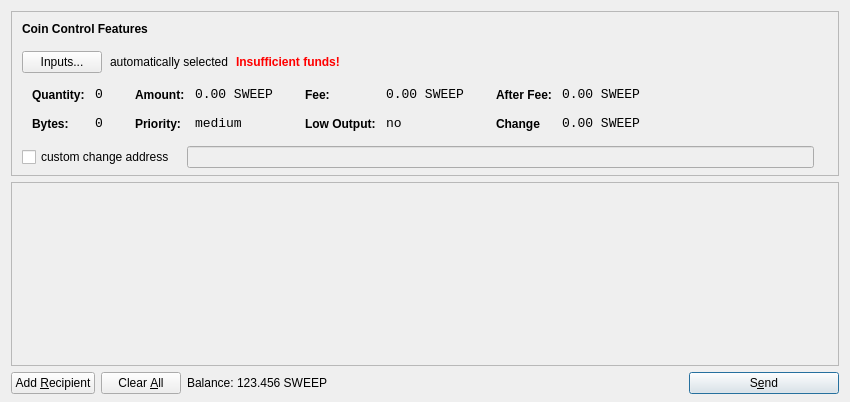
<?xml version="1.0" encoding="UTF-8"?>
<ui version="4.0">
 <class>SendCoinsDialog</class>
 <widget class="QDialog" name="SendCoinsDialog">
  <property name="geometry">
   <rect>
    <x>0</x>
    <y>0</y>
    <width>850</width>
    <height>402</height>
   </rect>
  </property>
  <property name="windowTitle">
   <string>Send Coins</string>
  </property>
  <layout class="QVBoxLayout" name="verticalLayout" stretch="0,1,0">
   <property name="bottomMargin">
    <number>8</number>
   </property>
   <item>
    <widget class="QFrame" name="frameCoinControl">
     <property name="sizePolicy">
      <sizepolicy hsizetype="Expanding" vsizetype="Expanding">
       <horstretch>0</horstretch>
       <verstretch>0</verstretch>
      </sizepolicy>
     </property>
     <property name="maximumSize">
      <size>
       <width>16777215</width>
       <height>16777215</height>
      </size>
     </property>
     <property name="frameShape">
      <enum>QFrame::StyledPanel</enum>
     </property>
     <property name="frameShadow">
      <enum>QFrame::Sunken</enum>
     </property>
     <layout class="QVBoxLayout" name="verticalLayoutCoinControl2">
      <property name="spacing">
       <number>6</number>
      </property>
      <property name="leftMargin">
       <number>0</number>
      </property>
      <property name="topMargin">
       <number>0</number>
      </property>
      <property name="rightMargin">
       <number>0</number>
      </property>
      <property name="bottomMargin">
       <number>6</number>
      </property>
      <item>
       <layout class="QVBoxLayout" name="verticalLayoutCoinControl" stretch="0,0,0,0,1">
        <property name="spacing">
         <number>0</number>
        </property>
        <property name="leftMargin">
         <number>10</number>
        </property>
        <property name="topMargin">
         <number>10</number>
        </property>
        <item>
         <layout class="QHBoxLayout" name="horizontalLayoutCoinControl1">
          <property name="bottomMargin">
           <number>15</number>
          </property>
          <item>
           <widget class="QLabel" name="labelCoinControlFeatures">
            <property name="sizePolicy">
             <sizepolicy hsizetype="Preferred" vsizetype="Maximum">
              <horstretch>0</horstretch>
              <verstretch>0</verstretch>
             </sizepolicy>
            </property>
            <property name="font">
             <font>
              <weight>75</weight>
              <bold>true</bold>
             </font>
            </property>
            <property name="styleSheet">
             <string notr="true">font-weight:bold;</string>
            </property>
            <property name="text">
             <string>Coin Control Features</string>
            </property>
           </widget>
          </item>
         </layout>
        </item>
        <item>
         <layout class="QHBoxLayout" name="horizontalLayoutCoinControl2" stretch="0,0,0,0">
          <property name="spacing">
           <number>8</number>
          </property>
          <property name="bottomMargin">
           <number>10</number>
          </property>
          <item>
           <widget class="QPushButton" name="pushButtonCoinControl">
            <property name="styleSheet">
             <string notr="true"/>
            </property>
            <property name="text">
             <string>Inputs...</string>
            </property>
           </widget>
          </item>
          <item>
           <widget class="QLabel" name="labelCoinControlAutomaticallySelected">
            <property name="styleSheet">
             <string notr="true">QLabel {
        background-color: transparent;
        color: #000000;
        font-weight: normal;
}
</string>
            </property>
            <property name="text">
             <string>automatically selected</string>
            </property>
            <property name="margin">
             <number>5</number>
            </property>
           </widget>
          </item>
          <item>
           <widget class="QLabel" name="labelCoinControlInsuffFunds">
            <property name="font">
             <font>
              <weight>75</weight>
              <bold>true</bold>
             </font>
            </property>
            <property name="styleSheet">
             <string notr="true">color:red;font-weight:bold;</string>
            </property>
            <property name="text">
             <string>Insufficient funds!</string>
            </property>
            <property name="margin">
             <number>5</number>
            </property>
           </widget>
          </item>
          <item>
           <spacer name="horizontalSpacerCoinControl">
            <property name="orientation">
             <enum>Qt::Horizontal</enum>
            </property>
            <property name="sizeHint" stdset="0">
             <size>
              <width>40</width>
              <height>1</height>
             </size>
            </property>
           </spacer>
          </item>
         </layout>
        </item>
        <item>
         <widget class="QWidget" name="widgetCoinControl" native="true">
          <property name="sizePolicy">
           <sizepolicy hsizetype="Preferred" vsizetype="Preferred">
            <horstretch>0</horstretch>
            <verstretch>0</verstretch>
           </sizepolicy>
          </property>
          <property name="minimumSize">
           <size>
            <width>0</width>
            <height>0</height>
           </size>
          </property>
          <property name="styleSheet">
           <string notr="true"/>
          </property>
          <layout class="QHBoxLayout" name="horizontalLayoutCoinControl5">
           <property name="leftMargin">
            <number>0</number>
           </property>
           <property name="topMargin">
            <number>0</number>
           </property>
           <property name="rightMargin">
            <number>0</number>
           </property>
           <property name="bottomMargin">
            <number>0</number>
           </property>
           <item>
            <layout class="QHBoxLayout" name="horizontalLayoutCoinControl3" stretch="0,0,0,1">
             <property name="spacing">
              <number>20</number>
             </property>
             <property name="topMargin">
              <number>0</number>
             </property>
             <property name="bottomMargin">
              <number>10</number>
             </property>
             <item>
              <layout class="QFormLayout" name="formLayoutCoinControl1">
               <property name="horizontalSpacing">
                <number>10</number>
               </property>
               <property name="verticalSpacing">
                <number>14</number>
               </property>
               <property name="leftMargin">
                <number>10</number>
               </property>
               <property name="topMargin">
                <number>4</number>
               </property>
               <property name="rightMargin">
                <number>6</number>
               </property>
               <item row="0" column="0">
                <widget class="QLabel" name="labelCoinControlQuantityText">
                 <property name="styleSheet">
                  <string notr="true">font-weight:bold;</string>
                 </property>
                 <property name="text">
                  <string>Quantity:</string>
                 </property>
                 <property name="margin">
                  <number>0</number>
                 </property>
                </widget>
               </item>
               <item row="0" column="1">
                <widget class="QLabel" name="labelCoinControlQuantity">
                 <property name="font">
                  <font>
                   <family>Monospace</family>
                   <pointsize>10</pointsize>
                  </font>
                 </property>
                 <property name="cursor">
                  <cursorShape>IBeamCursor</cursorShape>
                 </property>
                 <property name="contextMenuPolicy">
                  <enum>Qt::ActionsContextMenu</enum>
                 </property>
                 <property name="text">
                  <string>0</string>
                 </property>
                 <property name="margin">
                  <number>0</number>
                 </property>
                 <property name="textInteractionFlags">
                  <set>Qt::LinksAccessibleByMouse|Qt::TextSelectableByKeyboard|Qt::TextSelectableByMouse</set>
                 </property>
                </widget>
               </item>
               <item row="1" column="0">
                <widget class="QLabel" name="labelCoinControlBytesText">
                 <property name="styleSheet">
                  <string notr="true">font-weight:bold;</string>
                 </property>
                 <property name="text">
                  <string>Bytes:</string>
                 </property>
                </widget>
               </item>
               <item row="1" column="1">
                <widget class="QLabel" name="labelCoinControlBytes">
                 <property name="font">
                  <font>
                   <family>Monospace</family>
                   <pointsize>10</pointsize>
                  </font>
                 </property>
                 <property name="cursor">
                  <cursorShape>IBeamCursor</cursorShape>
                 </property>
                 <property name="contextMenuPolicy">
                  <enum>Qt::ActionsContextMenu</enum>
                 </property>
                 <property name="text">
                  <string>0</string>
                 </property>
                 <property name="textInteractionFlags">
                  <set>Qt::LinksAccessibleByMouse|Qt::TextSelectableByKeyboard|Qt::TextSelectableByMouse</set>
                 </property>
                </widget>
               </item>
              </layout>
             </item>
             <item>
              <layout class="QFormLayout" name="formLayoutCoinControl2">
               <property name="horizontalSpacing">
                <number>10</number>
               </property>
               <property name="verticalSpacing">
                <number>14</number>
               </property>
               <property name="leftMargin">
                <number>6</number>
               </property>
               <property name="topMargin">
                <number>4</number>
               </property>
               <property name="rightMargin">
                <number>6</number>
               </property>
               <item row="0" column="0">
                <widget class="QLabel" name="labelCoinControlAmountText">
                 <property name="styleSheet">
                  <string notr="true">font-weight:bold;</string>
                 </property>
                 <property name="text">
                  <string>Amount:</string>
                 </property>
                 <property name="margin">
                  <number>0</number>
                 </property>
                </widget>
               </item>
               <item row="0" column="1">
                <widget class="QLabel" name="labelCoinControlAmount">
                 <property name="font">
                  <font>
                   <family>Monospace</family>
                   <pointsize>10</pointsize>
                  </font>
                 </property>
                 <property name="cursor">
                  <cursorShape>IBeamCursor</cursorShape>
                 </property>
                 <property name="contextMenuPolicy">
                  <enum>Qt::ActionsContextMenu</enum>
                 </property>
                 <property name="text">
                  <string>0.00 SWEEP</string>
                 </property>
                 <property name="textInteractionFlags">
                  <set>Qt::LinksAccessibleByMouse|Qt::TextSelectableByKeyboard|Qt::TextSelectableByMouse</set>
                 </property>
                </widget>
               </item>
               <item row="1" column="0">
                <widget class="QLabel" name="labelCoinControlPriorityText">
                 <property name="styleSheet">
                  <string notr="true">font-weight:bold;</string>
                 </property>
                 <property name="text">
                  <string>Priority:</string>
                 </property>
                </widget>
               </item>
               <item row="1" column="1">
                <widget class="QLabel" name="labelCoinControlPriority">
                 <property name="font">
                  <font>
                   <family>Monospace</family>
                   <pointsize>10</pointsize>
                  </font>
                 </property>
                 <property name="cursor">
                  <cursorShape>IBeamCursor</cursorShape>
                 </property>
                 <property name="contextMenuPolicy">
                  <enum>Qt::ActionsContextMenu</enum>
                 </property>
                 <property name="text">
                  <string>medium</string>
                 </property>
                 <property name="textInteractionFlags">
                  <set>Qt::LinksAccessibleByMouse|Qt::TextSelectableByKeyboard|Qt::TextSelectableByMouse</set>
                 </property>
                </widget>
               </item>
              </layout>
             </item>
             <item>
              <layout class="QFormLayout" name="formLayoutCoinControl3">
               <property name="horizontalSpacing">
                <number>10</number>
               </property>
               <property name="verticalSpacing">
                <number>14</number>
               </property>
               <property name="leftMargin">
                <number>6</number>
               </property>
               <property name="topMargin">
                <number>4</number>
               </property>
               <property name="rightMargin">
                <number>6</number>
               </property>
               <item row="0" column="0">
                <widget class="QLabel" name="labelCoinControlFeeText">
                 <property name="styleSheet">
                  <string notr="true">font-weight:bold;</string>
                 </property>
                 <property name="text">
                  <string>Fee:</string>
                 </property>
                 <property name="margin">
                  <number>0</number>
                 </property>
                </widget>
               </item>
               <item row="0" column="1">
                <widget class="QLabel" name="labelCoinControlFee">
                 <property name="font">
                  <font>
                   <family>Monospace</family>
                   <pointsize>10</pointsize>
                  </font>
                 </property>
                 <property name="cursor">
                  <cursorShape>IBeamCursor</cursorShape>
                 </property>
                 <property name="contextMenuPolicy">
                  <enum>Qt::ActionsContextMenu</enum>
                 </property>
                 <property name="text">
                  <string>0.00 SWEEP</string>
                 </property>
                 <property name="textInteractionFlags">
                  <set>Qt::LinksAccessibleByMouse|Qt::TextSelectableByKeyboard|Qt::TextSelectableByMouse</set>
                 </property>
                </widget>
               </item>
               <item row="1" column="0">
                <widget class="QLabel" name="labelCoinControlLowOutputText">
                 <property name="styleSheet">
                  <string notr="true">font-weight:bold;</string>
                 </property>
                 <property name="text">
                  <string>Low Output:</string>
                 </property>
                </widget>
               </item>
               <item row="1" column="1">
                <widget class="QLabel" name="labelCoinControlLowOutput">
                 <property name="font">
                  <font>
                   <family>Monospace</family>
                   <pointsize>10</pointsize>
                  </font>
                 </property>
                 <property name="cursor">
                  <cursorShape>IBeamCursor</cursorShape>
                 </property>
                 <property name="contextMenuPolicy">
                  <enum>Qt::ActionsContextMenu</enum>
                 </property>
                 <property name="text">
                  <string>no</string>
                 </property>
                 <property name="textInteractionFlags">
                  <set>Qt::LinksAccessibleByMouse|Qt::TextSelectableByKeyboard|Qt::TextSelectableByMouse</set>
                 </property>
                </widget>
               </item>
              </layout>
             </item>
             <item>
              <layout class="QFormLayout" name="formLayoutCoinControl4">
               <property name="horizontalSpacing">
                <number>10</number>
               </property>
               <property name="verticalSpacing">
                <number>14</number>
               </property>
               <property name="leftMargin">
                <number>6</number>
               </property>
               <property name="topMargin">
                <number>4</number>
               </property>
               <property name="rightMargin">
                <number>6</number>
               </property>
               <item row="0" column="0">
                <widget class="QLabel" name="labelCoinControlAfterFeeText">
                 <property name="styleSheet">
                  <string notr="true">font-weight:bold;</string>
                 </property>
                 <property name="text">
                  <string>After Fee:</string>
                 </property>
                 <property name="margin">
                  <number>0</number>
                 </property>
                </widget>
               </item>
               <item row="0" column="1">
                <widget class="QLabel" name="labelCoinControlAfterFee">
                 <property name="font">
                  <font>
                   <family>Monospace</family>
                   <pointsize>10</pointsize>
                  </font>
                 </property>
                 <property name="cursor">
                  <cursorShape>IBeamCursor</cursorShape>
                 </property>
                 <property name="contextMenuPolicy">
                  <enum>Qt::ActionsContextMenu</enum>
                 </property>
                 <property name="text">
                  <string>0.00 SWEEP</string>
                 </property>
                 <property name="textInteractionFlags">
                  <set>Qt::LinksAccessibleByMouse|Qt::TextSelectableByKeyboard|Qt::TextSelectableByMouse</set>
                 </property>
                </widget>
               </item>
               <item row="1" column="0">
                <widget class="QLabel" name="labelCoinControlChangeText">
                 <property name="styleSheet">
                  <string notr="true">font-weight:bold;</string>
                 </property>
                 <property name="text">
                  <string>Change</string>
                 </property>
                </widget>
               </item>
               <item row="1" column="1">
                <widget class="QLabel" name="labelCoinControlChange">
                 <property name="font">
                  <font>
                   <family>Monospace</family>
                   <pointsize>10</pointsize>
                  </font>
                 </property>
                 <property name="cursor">
                  <cursorShape>IBeamCursor</cursorShape>
                 </property>
                 <property name="contextMenuPolicy">
                  <enum>Qt::ActionsContextMenu</enum>
                 </property>
                 <property name="text">
                  <string>0.00 SWEEP</string>
                 </property>
                 <property name="textInteractionFlags">
                  <set>Qt::LinksAccessibleByMouse|Qt::TextSelectableByKeyboard|Qt::TextSelectableByMouse</set>
                 </property>
                </widget>
               </item>
              </layout>
             </item>
            </layout>
           </item>
          </layout>
         </widget>
        </item>
        <item>
         <layout class="QHBoxLayout" name="horizontalLayoutCoinControl4" stretch="0,0,0">
          <property name="spacing">
           <number>12</number>
          </property>
          <property name="sizeConstraint">
           <enum>QLayout::SetDefaultConstraint</enum>
          </property>
          <property name="topMargin">
           <number>5</number>
          </property>
          <property name="rightMargin">
           <number>5</number>
          </property>
          <item>
           <widget class="QCheckBox" name="checkBoxCoinControlChange">
            <property name="text">
             <string>custom change address</string>
            </property>
           </widget>
          </item>
          <item>
           <widget class="QLineEdit" name="lineEditCoinControlChange">
            <property name="enabled">
             <bool>false</bool>
            </property>
            <property name="sizePolicy">
             <sizepolicy hsizetype="Expanding" vsizetype="Fixed">
              <horstretch>0</horstretch>
              <verstretch>0</verstretch>
             </sizepolicy>
            </property>
           </widget>
          </item>
          <item>
           <widget class="QLabel" name="labelCoinControlChangeLabel">
            <property name="sizePolicy">
             <sizepolicy hsizetype="Preferred" vsizetype="Expanding">
              <horstretch>0</horstretch>
              <verstretch>0</verstretch>
             </sizepolicy>
            </property>
            <property name="minimumSize">
             <size>
              <width>0</width>
              <height>0</height>
             </size>
            </property>
            <property name="text">
             <string/>
            </property>
            <property name="margin">
             <number>3</number>
            </property>
           </widget>
          </item>
         </layout>
        </item>
        <item>
         <spacer name="verticalSpacerCoinControl">
          <property name="orientation">
           <enum>Qt::Vertical</enum>
          </property>
          <property name="sizeHint" stdset="0">
           <size>
            <width>800</width>
            <height>1</height>
           </size>
          </property>
         </spacer>
        </item>
       </layout>
      </item>
     </layout>
    </widget>
   </item>
   <item>
    <widget class="QScrollArea" name="scrollArea">
     <property name="widgetResizable">
      <bool>true</bool>
     </property>
     <widget class="QWidget" name="scrollAreaWidgetContents">
      <property name="geometry">
       <rect>
        <x>0</x>
        <y>0</y>
        <width>828</width>
        <height>122</height>
       </rect>
      </property>
      <layout class="QVBoxLayout" name="verticalLayout_2">
       <property name="leftMargin">
        <number>0</number>
       </property>
       <property name="topMargin">
        <number>0</number>
       </property>
       <property name="rightMargin">
        <number>0</number>
       </property>
       <property name="bottomMargin">
        <number>0</number>
       </property>
       <item>
        <layout class="QVBoxLayout" name="entries">
         <property name="spacing">
          <number>6</number>
         </property>
        </layout>
       </item>
       <item>
        <spacer name="verticalSpacer">
         <property name="orientation">
          <enum>Qt::Vertical</enum>
         </property>
         <property name="sizeHint" stdset="0">
          <size>
           <width>20</width>
           <height>40</height>
          </size>
         </property>
        </spacer>
       </item>
      </layout>
     </widget>
    </widget>
   </item>
   <item>
    <layout class="QHBoxLayout" name="horizontalLayout">
     <item>
      <widget class="QPushButton" name="addButton">
       <property name="toolTip">
        <string>Send to multiple recipients at once</string>
       </property>
       <property name="text">
        <string>Add &amp;Recipient</string>
       </property>
       <property name="icon">
        <iconset resource="../bitcoin.qrc">
         <normaloff>:/icons/add</normaloff>:/icons/add</iconset>
       </property>
       <property name="autoDefault">
        <bool>false</bool>
       </property>
      </widget>
     </item>
     <item>
      <widget class="QPushButton" name="clearButton">
       <property name="sizePolicy">
        <sizepolicy hsizetype="Minimum" vsizetype="Fixed">
         <horstretch>0</horstretch>
         <verstretch>0</verstretch>
        </sizepolicy>
       </property>
       <property name="toolTip">
        <string>Remove all transaction fields</string>
       </property>
       <property name="text">
        <string>Clear &amp;All</string>
       </property>
       <property name="icon">
        <iconset resource="../bitcoin.qrc">
         <normaloff>:/icons/remove</normaloff>:/icons/remove</iconset>
       </property>
       <property name="autoRepeatDelay">
        <number>300</number>
       </property>
       <property name="autoDefault">
        <bool>false</bool>
       </property>
      </widget>
     </item>
     <item>
      <layout class="QHBoxLayout" name="horizontalLayout_2">
       <property name="spacing">
        <number>3</number>
       </property>
       <item>
        <widget class="QLabel" name="label">
         <property name="sizePolicy">
          <sizepolicy hsizetype="Preferred" vsizetype="Fixed">
           <horstretch>0</horstretch>
           <verstretch>0</verstretch>
          </sizepolicy>
         </property>
         <property name="text">
          <string>Balance:</string>
         </property>
        </widget>
       </item>
       <item>
        <widget class="QLabel" name="labelBalance">
         <property name="sizePolicy">
          <sizepolicy hsizetype="Preferred" vsizetype="Fixed">
           <horstretch>0</horstretch>
           <verstretch>0</verstretch>
          </sizepolicy>
         </property>
         <property name="cursor">
          <cursorShape>IBeamCursor</cursorShape>
         </property>
         <property name="text">
          <string>123.456 SWEEP</string>
         </property>
         <property name="textInteractionFlags">
          <set>Qt::LinksAccessibleByMouse|Qt::TextSelectableByKeyboard|Qt::TextSelectableByMouse</set>
         </property>
        </widget>
       </item>
      </layout>
     </item>
     <item>
      <spacer name="horizontalSpacer">
       <property name="orientation">
        <enum>Qt::Horizontal</enum>
       </property>
       <property name="sizeHint" stdset="0">
        <size>
         <width>40</width>
         <height>20</height>
        </size>
       </property>
      </spacer>
     </item>
     <item>
      <widget class="QPushButton" name="sendButton">
       <property name="minimumSize">
        <size>
         <width>150</width>
         <height>0</height>
        </size>
       </property>
       <property name="toolTip">
        <string>Confirm the send action</string>
       </property>
       <property name="text">
        <string>S&amp;end</string>
       </property>
       <property name="icon">
        <iconset resource="../bitcoin.qrc">
         <normaloff>:/icons/send</normaloff>:/icons/send</iconset>
       </property>
       <property name="default">
        <bool>true</bool>
       </property>
      </widget>
     </item>
    </layout>
   </item>
  </layout>
 </widget>
 <resources>
  <include location="../bitcoin.qrc"/>
 </resources>
 <connections/>
</ui>
